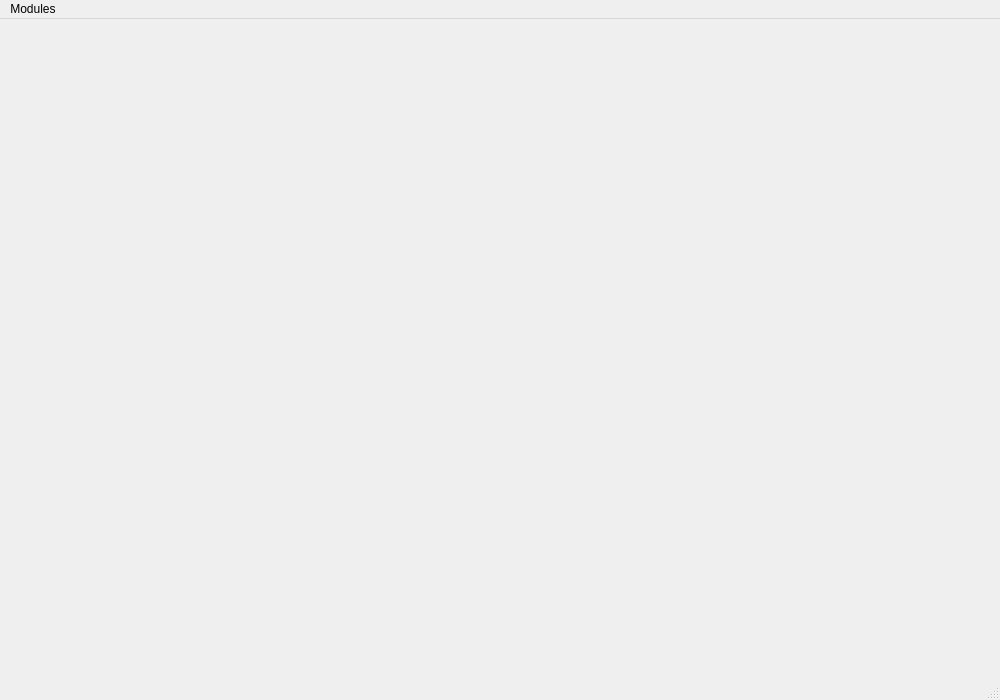
<?xml version="1.0" encoding="UTF-8"?>
<ui version="4.0">
 <class>MainWindow</class>
 <widget class="QMainWindow" name="MainWindow">
  <property name="geometry">
   <rect>
    <x>0</x>
    <y>0</y>
    <width>1000</width>
    <height>700</height>
   </rect>
  </property>
  <property name="windowTitle">
   <string>MainWindow</string>
  </property>
  <property name="styleSheet">
   <string notr="true">QMainWindow::separator { 
  width: 1px;
}</string>
  </property>
  <widget class="QWidget" name="centralWidget">
   <layout class="QVBoxLayout" name="_7">
    <property name="spacing">
     <number>0</number>
    </property>
    <property name="leftMargin">
     <number>0</number>
    </property>
    <property name="topMargin">
     <number>0</number>
    </property>
    <property name="rightMargin">
     <number>0</number>
    </property>
    <property name="bottomMargin">
     <number>0</number>
    </property>
    <item>
     <layout class="QVBoxLayout" name="plotWidgetLayout">
      <item>
       <widget class="PlotWidget" name="plotWidget" native="true">
        <property name="minimumSize">
         <size>
          <width>455</width>
          <height>400</height>
         </size>
        </property>
       </widget>
      </item>
     </layout>
    </item>
   </layout>
  </widget>
  <widget class="QMenuBar" name="menubar">
   <property name="geometry">
    <rect>
     <x>0</x>
     <y>0</y>
     <width>1000</width>
     <height>22</height>
    </rect>
   </property>
   <widget class="QMenu" name="menuModules">
    <property name="title">
     <string>Modules</string>
    </property>
    <widget class="QMenu" name="menuModulesQuanty">
     <property name="title">
      <string>Quanty</string>
     </property>
     <addaction name="quantyModuleHideAction"/>
     <addaction name="separator"/>
     <addaction name="quantySaveInputAction"/>
     <addaction name="quantySaveAsInputAction"/>
     <addaction name="separator"/>
     <addaction name="quantyRunCalculationAction"/>
    </widget>
    <addaction name="menuModulesQuanty"/>
   </widget>
   <addaction name="menuModules"/>
  </widget>
  <widget class="QStatusBar" name="statusbar"/>
  <action name="quantySaveInputAction">
   <property name="text">
    <string>Save</string>
   </property>
   <property name="toolTip">
    <string>Save the Quanty Input File</string>
   </property>
  </action>
  <action name="quantyRunCalculationAction">
   <property name="text">
    <string>Run</string>
   </property>
  </action>
  <action name="quantySaveAsInputAction">
   <property name="text">
    <string>Save As...</string>
   </property>
  </action>
  <action name="quantyModuleShowAction">
   <property name="text">
    <string>Show</string>
   </property>
   <property name="toolTip">
    <string>Show the Quanty Module</string>
   </property>
  </action>
  <action name="quantyModuleHideAction">
   <property name="text">
    <string>Hide</string>
   </property>
   <property name="toolTip">
    <string>Hide the Quanty Module</string>
   </property>
  </action>
 </widget>
 <customwidgets>
  <customwidget>
   <class>PlotWidget</class>
   <extends>QWidget</extends>
   <header>.widgets.plotwidget</header>
   <container>1</container>
  </customwidget>
 </customwidgets>
 <resources/>
 <connections/>
</ui>
